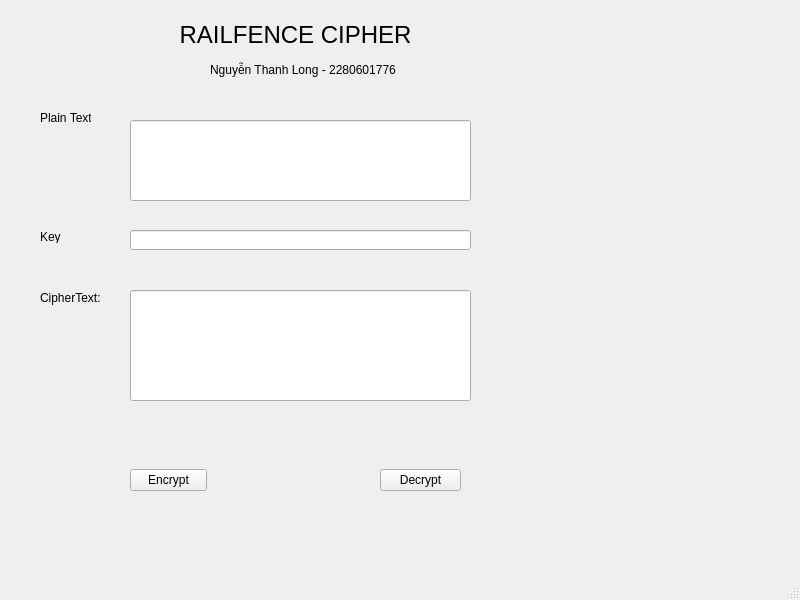
<?xml version="1.0" encoding="UTF-8"?>
<ui version="4.0">
 <class>MainWindow</class>
 <widget class="QMainWindow" name="MainWindow">
  <property name="geometry">
   <rect>
    <x>0</x>
    <y>0</y>
    <width>800</width>
    <height>600</height>
   </rect>
  </property>
  <property name="windowTitle">
   <string>MainWindow</string>
  </property>
  <widget class="QWidget" name="centralwidget">
   <widget class="QLabel" name="label">
    <property name="geometry">
     <rect>
      <x>180</x>
      <y>20</y>
      <width>231</width>
      <height>29</height>
     </rect>
    </property>
    <property name="font">
     <font>
      <pointsize>18</pointsize>
     </font>
    </property>
    <property name="text">
     <string>RAILFENCE CIPHER</string>
    </property>
    <property name="alignment">
     <set>Qt::AlignCenter</set>
    </property>
   </widget>
   <widget class="QLabel" name="label_5">
    <property name="geometry">
     <rect>
      <x>210</x>
      <y>60</y>
      <width>211</width>
      <height>20</height>
     </rect>
    </property>
    <property name="text">
     <string>Nguyễn Thanh Long - 2280601776</string>
    </property>
   </widget>
   <widget class="QLabel" name="label_2">
    <property name="geometry">
     <rect>
      <x>40</x>
      <y>110</y>
      <width>51</width>
      <height>16</height>
     </rect>
    </property>
    <property name="cursor">
     <cursorShape>SizeVerCursor</cursorShape>
    </property>
    <property name="text">
     <string>Plain Text:</string>
    </property>
   </widget>
   <widget class="QLineEdit" name="txt_plain_text">
    <property name="geometry">
     <rect>
      <x>130</x>
      <y>120</y>
      <width>341</width>
      <height>81</height>
     </rect>
    </property>
   </widget>
   <widget class="QLineEdit" name="txt_key">
    <property name="geometry">
     <rect>
      <x>130</x>
      <y>230</y>
      <width>341</width>
      <height>20</height>
     </rect>
    </property>
   </widget>
   <widget class="QLabel" name="label_4">
    <property name="geometry">
     <rect>
      <x>40</x>
      <y>290</y>
      <width>61</width>
      <height>16</height>
     </rect>
    </property>
    <property name="text">
     <string>CipherText:</string>
    </property>
   </widget>
   <widget class="QLineEdit" name="txt_cipher_text">
    <property name="geometry">
     <rect>
      <x>130</x>
      <y>290</y>
      <width>341</width>
      <height>111</height>
     </rect>
    </property>
   </widget>
   <widget class="QWidget" name="horizontalLayoutWidget">
    <property name="geometry">
     <rect>
      <x>130</x>
      <y>440</y>
      <width>77</width>
      <height>80</height>
     </rect>
    </property>
    <layout class="QHBoxLayout" name="horizontalLayout">
     <item>
      <widget class="QPushButton" name="btn_encrypt">
       <property name="text">
        <string>Encrypt</string>
       </property>
      </widget>
     </item>
    </layout>
   </widget>
   <widget class="QLabel" name="label_3">
    <property name="geometry">
     <rect>
      <x>40</x>
      <y>230</y>
      <width>47</width>
      <height>13</height>
     </rect>
    </property>
    <property name="text">
     <string>Key</string>
    </property>
   </widget>
   <widget class="QWidget" name="horizontalLayoutWidget_2">
    <property name="geometry">
     <rect>
      <x>380</x>
      <y>440</y>
      <width>81</width>
      <height>80</height>
     </rect>
    </property>
    <layout class="QHBoxLayout" name="horizontalLayout_2">
     <item>
      <widget class="QPushButton" name="btn_decrypt">
       <property name="text">
        <string>Decrypt</string>
       </property>
      </widget>
     </item>
    </layout>
   </widget>
  </widget>
  <widget class="QMenuBar" name="menubar">
   <property name="geometry">
    <rect>
     <x>0</x>
     <y>0</y>
     <width>800</width>
     <height>21</height>
    </rect>
   </property>
  </widget>
  <widget class="QStatusBar" name="statusbar"/>
 </widget>
 <resources/>
 <connections/>
</ui>
